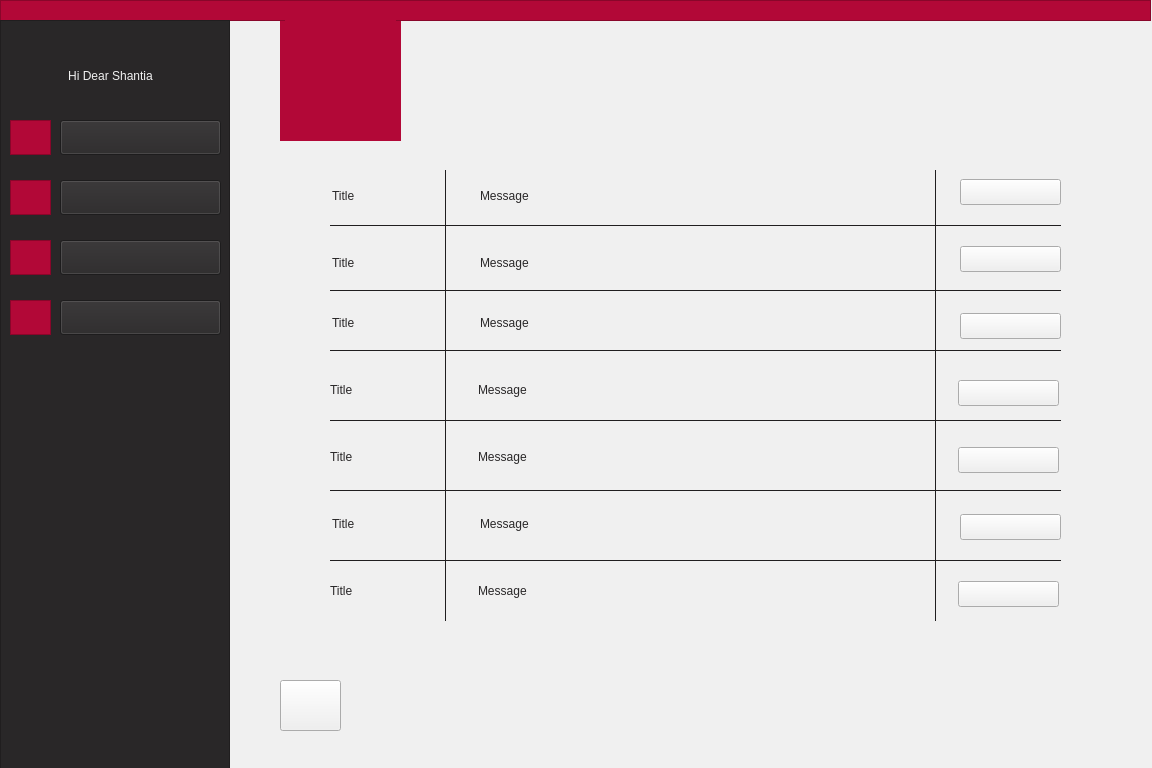
<?xml version="1.0" encoding="UTF-8"?>
<ui version="4.0">
 <class>studentMessages</class>
 <widget class="QWidget" name="studentMessages">
  <property name="geometry">
   <rect>
    <x>0</x>
    <y>0</y>
    <width>1152</width>
    <height>768</height>
   </rect>
  </property>
  <property name="minimumSize">
   <size>
    <width>1152</width>
    <height>768</height>
   </size>
  </property>
  <property name="windowTitle">
   <string>Form</string>
  </property>
  <property name="styleSheet">
   <string notr="true">background-color: rgb(240, 240, 240);</string>
  </property>
  <widget class="QLabel" name="label_14">
   <property name="geometry">
    <rect>
     <x>280</x>
     <y>680</y>
     <width>41</width>
     <height>46</height>
    </rect>
   </property>
   <property name="styleSheet">
    <string>font: 9pt &quot;Montserrat&quot;;
color: rgb(178, 8, 55);</string>
   </property>
   <property name="text">
    <string/>
   </property>
   <property name="pixmap">
    <pixmap resource="arrowIcon.qrc">:/new/prefix1/icons8-left-arrow-50.png</pixmap>
   </property>
   <property name="scaledContents">
    <bool>true</bool>
   </property>
  </widget>
  <widget class="QLabel" name="label">
   <property name="geometry">
    <rect>
     <x>280</x>
     <y>20</y>
     <width>121</width>
     <height>121</height>
    </rect>
   </property>
   <property name="styleSheet">
    <string notr="true">background-color: rgb(178, 8, 55);
border-color: rgb(178, 8, 55);
</string>
   </property>
   <property name="text">
    <string/>
   </property>
   <property name="pixmap">
    <pixmap>:/AjaxLogo/filename.jpg</pixmap>
   </property>
   <property name="scaledContents">
    <bool>true</bool>
   </property>
   <property name="alignment">
    <set>Qt::AlignCenter</set>
   </property>
  </widget>
  <widget class="QLabel" name="msg5">
   <property name="geometry">
    <rect>
     <x>478</x>
     <y>447</y>
     <width>421</width>
     <height>20</height>
    </rect>
   </property>
   <property name="styleSheet">
    <string notr="true">font: 9pt &quot;Montserrat&quot;;
color: rgb(41, 39, 40);</string>
   </property>
   <property name="text">
    <string>Message </string>
   </property>
  </widget>
  <widget class="QLabel" name="label_13">
   <property name="geometry">
    <rect>
     <x>960</x>
     <y>250</y>
     <width>101</width>
     <height>20</height>
    </rect>
   </property>
   <property name="styleSheet">
    <string notr="true">font: 9pt &quot;Montserrat&quot;;
color: rgb(178, 8, 55);</string>
   </property>
   <property name="text">
    <string>Watch More</string>
   </property>
  </widget>
  <widget class="QLabel" name="msg3">
   <property name="geometry">
    <rect>
     <x>480</x>
     <y>313</y>
     <width>421</width>
     <height>20</height>
    </rect>
   </property>
   <property name="styleSheet">
    <string notr="true">font: 9pt &quot;Montserrat&quot;;
color: rgb(41, 39, 40);</string>
   </property>
   <property name="text">
    <string>Message </string>
   </property>
  </widget>
  <widget class="QLabel" name="label_16">
   <property name="geometry">
    <rect>
     <x>960</x>
     <y>384</y>
     <width>101</width>
     <height>20</height>
    </rect>
   </property>
   <property name="styleSheet">
    <string notr="true">font: 9pt &quot;Montserrat&quot;;
color: rgb(178, 8, 55);</string>
   </property>
   <property name="text">
    <string>Watch More</string>
   </property>
  </widget>
  <widget class="QFrame" name="frame_9">
   <property name="geometry">
    <rect>
     <x>330</x>
     <y>350</y>
     <width>731</width>
     <height>1</height>
    </rect>
   </property>
   <property name="styleSheet">
    <string notr="true">background-color: rgb(41, 39, 40);
border-color: rgb(41, 39, 40);</string>
   </property>
   <property name="frameShape">
    <enum>QFrame::StyledPanel</enum>
   </property>
   <property name="frameShadow">
    <enum>QFrame::Raised</enum>
   </property>
  </widget>
  <widget class="QPushButton" name="msgbtn3">
   <property name="geometry">
    <rect>
     <x>960</x>
     <y>313</y>
     <width>101</width>
     <height>26</height>
    </rect>
   </property>
   <property name="text">
    <string/>
   </property>
  </widget>
  <widget class="QPushButton" name="msgbtn5">
   <property name="geometry">
    <rect>
     <x>958</x>
     <y>447</y>
     <width>101</width>
     <height>26</height>
    </rect>
   </property>
   <property name="text">
    <string/>
   </property>
  </widget>
  <widget class="QPushButton" name="backToMenu">
   <property name="geometry">
    <rect>
     <x>280</x>
     <y>680</y>
     <width>61</width>
     <height>51</height>
    </rect>
   </property>
   <property name="text">
    <string/>
   </property>
  </widget>
  <widget class="QLabel" name="label_19">
   <property name="geometry">
    <rect>
     <x>960</x>
     <y>585</y>
     <width>101</width>
     <height>20</height>
    </rect>
   </property>
   <property name="styleSheet">
    <string notr="true">font: 9pt &quot;Montserrat&quot;;
color: rgb(178, 8, 55);</string>
   </property>
   <property name="text">
    <string>Watch More</string>
   </property>
  </widget>
  <widget class="QLabel" name="label_15">
   <property name="geometry">
    <rect>
     <x>960</x>
     <y>317</y>
     <width>101</width>
     <height>20</height>
    </rect>
   </property>
   <property name="styleSheet">
    <string notr="true">font: 9pt &quot;Montserrat&quot;;
color: rgb(178, 8, 55);</string>
   </property>
   <property name="text">
    <string>Watch More</string>
   </property>
  </widget>
  <widget class="QFrame" name="frame_10">
   <property name="geometry">
    <rect>
     <x>330</x>
     <y>420</y>
     <width>731</width>
     <height>1</height>
    </rect>
   </property>
   <property name="styleSheet">
    <string notr="true">background-color: rgb(41, 39, 40);
border-color: rgb(41, 39, 40);</string>
   </property>
   <property name="frameShape">
    <enum>QFrame::StyledPanel</enum>
   </property>
   <property name="frameShadow">
    <enum>QFrame::Raised</enum>
   </property>
  </widget>
  <widget class="QPushButton" name="msgbtn6">
   <property name="geometry">
    <rect>
     <x>960</x>
     <y>514</y>
     <width>101</width>
     <height>26</height>
    </rect>
   </property>
   <property name="text">
    <string/>
   </property>
  </widget>
  <widget class="QLabel" name="label_17">
   <property name="geometry">
    <rect>
     <x>960</x>
     <y>451</y>
     <width>101</width>
     <height>20</height>
    </rect>
   </property>
   <property name="styleSheet">
    <string notr="true">font: 9pt &quot;Montserrat&quot;;
color: rgb(178, 8, 55);</string>
   </property>
   <property name="text">
    <string>Watch More</string>
   </property>
  </widget>
  <widget class="QLabel" name="label_18">
   <property name="geometry">
    <rect>
     <x>960</x>
     <y>518</y>
     <width>101</width>
     <height>20</height>
    </rect>
   </property>
   <property name="styleSheet">
    <string notr="true">font: 9pt &quot;Montserrat&quot;;
color: rgb(178, 8, 55);</string>
   </property>
   <property name="text">
    <string>Watch More</string>
   </property>
  </widget>
  <widget class="QFrame" name="frame_4">
   <property name="geometry">
    <rect>
     <x>330</x>
     <y>225</y>
     <width>731</width>
     <height>1</height>
    </rect>
   </property>
   <property name="styleSheet">
    <string notr="true">background-color: rgb(41, 39, 40);
border-color: rgb(41, 39, 40);</string>
   </property>
   <property name="frameShape">
    <enum>QFrame::StyledPanel</enum>
   </property>
   <property name="frameShadow">
    <enum>QFrame::Raised</enum>
   </property>
  </widget>
  <widget class="QFrame" name="frame_14">
   <property name="geometry">
    <rect>
     <x>445</x>
     <y>170</y>
     <width>1</width>
     <height>451</height>
    </rect>
   </property>
   <property name="styleSheet">
    <string notr="true">background-color: rgb(41, 39, 40);
border-color: rgb(41, 39, 40);</string>
   </property>
   <property name="frameShape">
    <enum>QFrame::StyledPanel</enum>
   </property>
   <property name="frameShadow">
    <enum>QFrame::Raised</enum>
   </property>
  </widget>
  <widget class="QLabel" name="label_9">
   <property name="geometry">
    <rect>
     <x>285</x>
     <y>20</y>
     <width>111</width>
     <height>111</height>
    </rect>
   </property>
   <property name="styleSheet">
    <string notr="true">background-color: rgb(178, 8, 55);</string>
   </property>
   <property name="text">
    <string/>
   </property>
   <property name="pixmap">
    <pixmap resource="pictures.qrc">:/logo/filename.jpg</pixmap>
   </property>
   <property name="scaledContents">
    <bool>true</bool>
   </property>
  </widget>
  <widget class="QPushButton" name="msgbtn7">
   <property name="geometry">
    <rect>
     <x>958</x>
     <y>581</y>
     <width>101</width>
     <height>26</height>
    </rect>
   </property>
   <property name="text">
    <string/>
   </property>
  </widget>
  <widget class="QLabel" name="msgtitle4">
   <property name="geometry">
    <rect>
     <x>330</x>
     <y>380</y>
     <width>81</width>
     <height>20</height>
    </rect>
   </property>
   <property name="styleSheet">
    <string notr="true">font: 9pt &quot;Montserrat&quot;;
color: rgb(41, 39, 40);</string>
   </property>
   <property name="text">
    <string>Title</string>
   </property>
  </widget>
  <widget class="QLabel" name="msg2">
   <property name="geometry">
    <rect>
     <x>480</x>
     <y>253</y>
     <width>421</width>
     <height>20</height>
    </rect>
   </property>
   <property name="styleSheet">
    <string notr="true">font: 9pt &quot;Montserrat&quot;;
color: rgb(41, 39, 40);</string>
   </property>
   <property name="text">
    <string>Message </string>
   </property>
  </widget>
  <widget class="QFrame" name="frame_13">
   <property name="geometry">
    <rect>
     <x>935</x>
     <y>170</y>
     <width>1</width>
     <height>451</height>
    </rect>
   </property>
   <property name="styleSheet">
    <string notr="true">background-color: rgb(41, 39, 40);
border-color: rgb(41, 39, 40);</string>
   </property>
   <property name="frameShape">
    <enum>QFrame::StyledPanel</enum>
   </property>
   <property name="frameShadow">
    <enum>QFrame::Raised</enum>
   </property>
  </widget>
  <widget class="QLabel" name="msg7">
   <property name="geometry">
    <rect>
     <x>478</x>
     <y>581</y>
     <width>421</width>
     <height>20</height>
    </rect>
   </property>
   <property name="styleSheet">
    <string notr="true">font: 9pt &quot;Montserrat&quot;;
color: rgb(41, 39, 40);</string>
   </property>
   <property name="text">
    <string>Message </string>
   </property>
  </widget>
  <widget class="QLabel" name="label_12">
   <property name="geometry">
    <rect>
     <x>960</x>
     <y>183</y>
     <width>101</width>
     <height>20</height>
    </rect>
   </property>
   <property name="styleSheet">
    <string notr="true">font: 9pt &quot;Montserrat&quot;;
color: rgb(178, 8, 55);</string>
   </property>
   <property name="text">
    <string>Watch More</string>
   </property>
  </widget>
  <widget class="QPushButton" name="msgbtn1">
   <property name="geometry">
    <rect>
     <x>960</x>
     <y>179</y>
     <width>101</width>
     <height>26</height>
    </rect>
   </property>
   <property name="text">
    <string/>
   </property>
  </widget>
  <widget class="QFrame" name="frame_12">
   <property name="geometry">
    <rect>
     <x>330</x>
     <y>560</y>
     <width>731</width>
     <height>1</height>
    </rect>
   </property>
   <property name="styleSheet">
    <string notr="true">background-color: rgb(41, 39, 40);
border-color: rgb(41, 39, 40);</string>
   </property>
   <property name="frameShape">
    <enum>QFrame::StyledPanel</enum>
   </property>
   <property name="frameShadow">
    <enum>QFrame::Raised</enum>
   </property>
  </widget>
  <widget class="QLabel" name="msg1">
   <property name="geometry">
    <rect>
     <x>480</x>
     <y>186</y>
     <width>421</width>
     <height>20</height>
    </rect>
   </property>
   <property name="styleSheet">
    <string notr="true">font: 9pt &quot;Montserrat&quot;;
color: rgb(41, 39, 40);</string>
   </property>
   <property name="text">
    <string>Message </string>
   </property>
  </widget>
  <widget class="QPushButton" name="msgbtn2">
   <property name="geometry">
    <rect>
     <x>960</x>
     <y>246</y>
     <width>101</width>
     <height>26</height>
    </rect>
   </property>
   <property name="text">
    <string/>
   </property>
  </widget>
  <widget class="QLabel" name="msgtitle7">
   <property name="geometry">
    <rect>
     <x>330</x>
     <y>581</y>
     <width>81</width>
     <height>20</height>
    </rect>
   </property>
   <property name="styleSheet">
    <string notr="true">font: 9pt &quot;Montserrat&quot;;
color: rgb(41, 39, 40);</string>
   </property>
   <property name="text">
    <string>Title</string>
   </property>
  </widget>
  <widget class="QLabel" name="msg6">
   <property name="geometry">
    <rect>
     <x>480</x>
     <y>514</y>
     <width>421</width>
     <height>20</height>
    </rect>
   </property>
   <property name="styleSheet">
    <string notr="true">font: 9pt &quot;Montserrat&quot;;
color: rgb(41, 39, 40);</string>
   </property>
   <property name="text">
    <string>Message </string>
   </property>
  </widget>
  <widget class="QLabel" name="msgtitle2">
   <property name="geometry">
    <rect>
     <x>332</x>
     <y>253</y>
     <width>81</width>
     <height>20</height>
    </rect>
   </property>
   <property name="styleSheet">
    <string notr="true">font: 9pt &quot;Montserrat&quot;;
color: rgb(41, 39, 40);</string>
   </property>
   <property name="text">
    <string>Title</string>
   </property>
  </widget>
  <widget class="QPushButton" name="msgbtn4">
   <property name="geometry">
    <rect>
     <x>958</x>
     <y>380</y>
     <width>101</width>
     <height>26</height>
    </rect>
   </property>
   <property name="text">
    <string/>
   </property>
  </widget>
  <widget class="QFrame" name="frame_8">
   <property name="geometry">
    <rect>
     <x>330</x>
     <y>290</y>
     <width>731</width>
     <height>1</height>
    </rect>
   </property>
   <property name="styleSheet">
    <string notr="true">background-color: rgb(41, 39, 40);
border-color: rgb(41, 39, 40);</string>
   </property>
   <property name="frameShape">
    <enum>QFrame::StyledPanel</enum>
   </property>
   <property name="frameShadow">
    <enum>QFrame::Raised</enum>
   </property>
  </widget>
  <widget class="QFrame" name="frame_11">
   <property name="geometry">
    <rect>
     <x>330</x>
     <y>490</y>
     <width>731</width>
     <height>1</height>
    </rect>
   </property>
   <property name="styleSheet">
    <string notr="true">background-color: rgb(41, 39, 40);
border-color: rgb(41, 39, 40);</string>
   </property>
   <property name="frameShape">
    <enum>QFrame::StyledPanel</enum>
   </property>
   <property name="frameShadow">
    <enum>QFrame::Raised</enum>
   </property>
  </widget>
  <widget class="QLabel" name="msgtitle6">
   <property name="geometry">
    <rect>
     <x>332</x>
     <y>514</y>
     <width>81</width>
     <height>20</height>
    </rect>
   </property>
   <property name="styleSheet">
    <string notr="true">font: 9pt &quot;Montserrat&quot;;
color: rgb(41, 39, 40);</string>
   </property>
   <property name="text">
    <string>Title</string>
   </property>
  </widget>
  <widget class="QFrame" name="frame">
   <property name="geometry">
    <rect>
     <x>0</x>
     <y>0</y>
     <width>1151</width>
     <height>21</height>
    </rect>
   </property>
   <property name="styleSheet">
    <string notr="true">background-color: rgb(178, 8, 55);
border-color: rgb(178, 8, 55);</string>
   </property>
   <property name="frameShape">
    <enum>QFrame::StyledPanel</enum>
   </property>
   <property name="frameShadow">
    <enum>QFrame::Raised</enum>
   </property>
  </widget>
  <widget class="QLabel" name="msg4">
   <property name="geometry">
    <rect>
     <x>478</x>
     <y>380</y>
     <width>421</width>
     <height>20</height>
    </rect>
   </property>
   <property name="styleSheet">
    <string notr="true">font: 9pt &quot;Montserrat&quot;;
color: rgb(41, 39, 40);</string>
   </property>
   <property name="text">
    <string>Message </string>
   </property>
  </widget>
  <widget class="QLabel" name="msgtitle1">
   <property name="geometry">
    <rect>
     <x>332</x>
     <y>186</y>
     <width>81</width>
     <height>20</height>
    </rect>
   </property>
   <property name="styleSheet">
    <string notr="true">font: 9pt &quot;Montserrat&quot;;
color: rgb(41, 39, 40);</string>
   </property>
   <property name="text">
    <string>Title</string>
   </property>
  </widget>
  <widget class="QLabel" name="msgtitle3">
   <property name="geometry">
    <rect>
     <x>332</x>
     <y>313</y>
     <width>81</width>
     <height>20</height>
    </rect>
   </property>
   <property name="styleSheet">
    <string notr="true">font: 9pt &quot;Montserrat&quot;;
color: rgb(41, 39, 40);</string>
   </property>
   <property name="text">
    <string>Title</string>
   </property>
  </widget>
  <widget class="QLabel" name="msgtitle5">
   <property name="geometry">
    <rect>
     <x>330</x>
     <y>447</y>
     <width>81</width>
     <height>20</height>
    </rect>
   </property>
   <property name="styleSheet">
    <string notr="true">font: 9pt &quot;Montserrat&quot;;
color: rgb(41, 39, 40);</string>
   </property>
   <property name="text">
    <string>Title</string>
   </property>
  </widget>
  <widget class="QFrame" name="frame_2">
   <property name="geometry">
    <rect>
     <x>0</x>
     <y>20</y>
     <width>230</width>
     <height>768</height>
    </rect>
   </property>
   <property name="styleSheet">
    <string notr="true">background-color: rgb(41, 39, 40);
border-color: rgb(41, 39, 40);</string>
   </property>
   <property name="frameShape">
    <enum>QFrame::StyledPanel</enum>
   </property>
   <property name="frameShadow">
    <enum>QFrame::Raised</enum>
   </property>
   <widget class="QPushButton" name="pushButton">
    <property name="geometry">
     <rect>
      <x>60</x>
      <y>100</y>
      <width>161</width>
      <height>35</height>
     </rect>
    </property>
    <property name="styleSheet">
     <string notr="true">font: 11pt &quot;Montserrat&quot;;
</string>
    </property>
    <property name="text">
     <string/>
    </property>
   </widget>
   <widget class="QPushButton" name="pushButton_2">
    <property name="geometry">
     <rect>
      <x>60</x>
      <y>160</y>
      <width>161</width>
      <height>35</height>
     </rect>
    </property>
    <property name="styleSheet">
     <string notr="true">font: 11pt &quot;Montserrat&quot;;
</string>
    </property>
    <property name="text">
     <string/>
    </property>
   </widget>
   <widget class="QPushButton" name="pushButton_3">
    <property name="geometry">
     <rect>
      <x>60</x>
      <y>220</y>
      <width>161</width>
      <height>35</height>
     </rect>
    </property>
    <property name="styleSheet">
     <string notr="true">font: 11pt &quot;Montserrat&quot;;
</string>
    </property>
    <property name="text">
     <string/>
    </property>
   </widget>
   <widget class="QPushButton" name="pushButton_4">
    <property name="geometry">
     <rect>
      <x>60</x>
      <y>280</y>
      <width>161</width>
      <height>35</height>
     </rect>
    </property>
    <property name="styleSheet">
     <string notr="true">font: 11pt &quot;Montserrat&quot;;
</string>
    </property>
    <property name="text">
     <string/>
    </property>
   </widget>
   <widget class="QFrame" name="frame_3">
    <property name="geometry">
     <rect>
      <x>10</x>
      <y>100</y>
      <width>41</width>
      <height>35</height>
     </rect>
    </property>
    <property name="styleSheet">
     <string notr="true">background-color: rgb(178, 8, 55);
border-color: rgb(178, 8, 55);</string>
    </property>
    <property name="frameShape">
     <enum>QFrame::StyledPanel</enum>
    </property>
    <property name="frameShadow">
     <enum>QFrame::Raised</enum>
    </property>
    <widget class="QLabel" name="label_21">
     <property name="geometry">
      <rect>
       <x>5</x>
       <y>2</y>
       <width>31</width>
       <height>31</height>
      </rect>
     </property>
     <property name="styleSheet">
      <string notr="true"/>
     </property>
     <property name="text">
      <string/>
     </property>
     <property name="pixmap">
      <pixmap resource="icon.qrc">:/icon/profile.png</pixmap>
     </property>
     <property name="scaledContents">
      <bool>true</bool>
     </property>
    </widget>
   </widget>
   <widget class="QFrame" name="frame_5">
    <property name="geometry">
     <rect>
      <x>10</x>
      <y>160</y>
      <width>41</width>
      <height>35</height>
     </rect>
    </property>
    <property name="cursor">
     <cursorShape>ArrowCursor</cursorShape>
    </property>
    <property name="styleSheet">
     <string notr="true">background-color: rgb(178, 8, 55);
border-color: rgb(178, 8, 55);</string>
    </property>
    <property name="frameShape">
     <enum>QFrame::StyledPanel</enum>
    </property>
    <property name="frameShadow">
     <enum>QFrame::Raised</enum>
    </property>
    <widget class="QLabel" name="label_20">
     <property name="geometry">
      <rect>
       <x>5</x>
       <y>2</y>
       <width>31</width>
       <height>31</height>
      </rect>
     </property>
     <property name="text">
      <string/>
     </property>
     <property name="pixmap">
      <pixmap resource="icon.qrc">:/icon/message.png</pixmap>
     </property>
     <property name="scaledContents">
      <bool>true</bool>
     </property>
    </widget>
   </widget>
   <widget class="QFrame" name="frame_6">
    <property name="geometry">
     <rect>
      <x>10</x>
      <y>220</y>
      <width>41</width>
      <height>35</height>
     </rect>
    </property>
    <property name="styleSheet">
     <string notr="true">background-color: rgb(178, 8, 55);
border-color: rgb(178, 8, 55);</string>
    </property>
    <property name="frameShape">
     <enum>QFrame::StyledPanel</enum>
    </property>
    <property name="frameShadow">
     <enum>QFrame::Raised</enum>
    </property>
    <widget class="QLabel" name="label_11">
     <property name="geometry">
      <rect>
       <x>5</x>
       <y>2</y>
       <width>31</width>
       <height>31</height>
      </rect>
     </property>
     <property name="text">
      <string/>
     </property>
     <property name="pixmap">
      <pixmap resource="icon.qrc">:/icon/schedule.png</pixmap>
     </property>
     <property name="scaledContents">
      <bool>true</bool>
     </property>
    </widget>
   </widget>
   <widget class="QFrame" name="frame_7">
    <property name="geometry">
     <rect>
      <x>10</x>
      <y>280</y>
      <width>41</width>
      <height>35</height>
     </rect>
    </property>
    <property name="styleSheet">
     <string notr="true">background-color: rgb(178, 8, 55);
border-color: rgb(178, 8, 55);</string>
    </property>
    <property name="frameShape">
     <enum>QFrame::StyledPanel</enum>
    </property>
    <property name="frameShadow">
     <enum>QFrame::Raised</enum>
    </property>
    <widget class="QLabel" name="label_7">
     <property name="geometry">
      <rect>
       <x>5</x>
       <y>2</y>
       <width>31</width>
       <height>31</height>
      </rect>
     </property>
     <property name="text">
      <string/>
     </property>
     <property name="pixmap">
      <pixmap resource="icon.qrc">:/icon/manage.png</pixmap>
     </property>
     <property name="scaledContents">
      <bool>true</bool>
     </property>
    </widget>
   </widget>
   <widget class="QLabel" name="label_2">
    <property name="geometry">
     <rect>
      <x>20</x>
      <y>40</y>
      <width>181</width>
      <height>31</height>
     </rect>
    </property>
    <property name="styleSheet">
     <string notr="true">font: 11pt &quot;Montserrat&quot;;
color: rgb(240, 240, 240);</string>
    </property>
    <property name="text">
     <string>Hi Dear Shantia</string>
    </property>
    <property name="alignment">
     <set>Qt::AlignCenter</set>
    </property>
   </widget>
   <widget class="QLabel" name="label_3">
    <property name="geometry">
     <rect>
      <x>110</x>
      <y>100</y>
      <width>71</width>
      <height>30</height>
     </rect>
    </property>
    <property name="autoFillBackground">
     <bool>false</bool>
    </property>
    <property name="styleSheet">
     <string notr="true">font: 11pt &quot;Montserrat&quot;;
color: rgb(240, 240, 240);</string>
    </property>
    <property name="lineWidth">
     <number>0</number>
    </property>
    <property name="text">
     <string>Profile</string>
    </property>
    <property name="alignment">
     <set>Qt::AlignCenter</set>
    </property>
   </widget>
   <widget class="QLabel" name="label_4">
    <property name="geometry">
     <rect>
      <x>90</x>
      <y>160</y>
      <width>111</width>
      <height>30</height>
     </rect>
    </property>
    <property name="styleSheet">
     <string notr="true">font: 11pt &quot;Montserrat&quot;;
color: rgb(240, 240, 240);</string>
    </property>
    <property name="text">
     <string>Messages</string>
    </property>
    <property name="alignment">
     <set>Qt::AlignCenter</set>
    </property>
   </widget>
   <widget class="QLabel" name="label_5">
    <property name="geometry">
     <rect>
      <x>60</x>
      <y>220</y>
      <width>161</width>
      <height>30</height>
     </rect>
    </property>
    <property name="styleSheet">
     <string notr="true">font: 11pt &quot;Montserrat&quot;;
color: rgb(240, 240, 240);</string>
    </property>
    <property name="text">
     <string>Weekly Schedule</string>
    </property>
    <property name="alignment">
     <set>Qt::AlignCenter</set>
    </property>
   </widget>
   <widget class="QLabel" name="label_6">
    <property name="geometry">
     <rect>
      <x>60</x>
      <y>280</y>
      <width>161</width>
      <height>30</height>
     </rect>
    </property>
    <property name="styleSheet">
     <string notr="true">font: 11pt &quot;Montserrat&quot;;
color: rgb(240, 240, 240);</string>
    </property>
    <property name="text">
     <string>Term Managment</string>
    </property>
    <property name="alignment">
     <set>Qt::AlignCenter</set>
    </property>
   </widget>
   <zorder>frame_5</zorder>
   <zorder>frame_6</zorder>
   <zorder>frame_7</zorder>
   <zorder>label_2</zorder>
   <zorder>label_3</zorder>
   <zorder>label_4</zorder>
   <zorder>label_5</zorder>
   <zorder>label_6</zorder>
   <zorder>frame_3</zorder>
   <zorder>pushButton</zorder>
   <zorder>pushButton_2</zorder>
   <zorder>pushButton_3</zorder>
   <zorder>pushButton_4</zorder>
  </widget>
  <zorder>label_14</zorder>
  <zorder>label</zorder>
  <zorder>msg5</zorder>
  <zorder>label_13</zorder>
  <zorder>msg3</zorder>
  <zorder>label_16</zorder>
  <zorder>frame_9</zorder>
  <zorder>backToMenu</zorder>
  <zorder>label_19</zorder>
  <zorder>label_15</zorder>
  <zorder>frame_10</zorder>
  <zorder>label_17</zorder>
  <zorder>label_18</zorder>
  <zorder>frame_4</zorder>
  <zorder>frame_14</zorder>
  <zorder>msgbtn7</zorder>
  <zorder>msgtitle4</zorder>
  <zorder>msg2</zorder>
  <zorder>frame_13</zorder>
  <zorder>msg7</zorder>
  <zorder>label_12</zorder>
  <zorder>msgbtn1</zorder>
  <zorder>frame_12</zorder>
  <zorder>msg1</zorder>
  <zorder>msgbtn2</zorder>
  <zorder>msgtitle7</zorder>
  <zorder>msg6</zorder>
  <zorder>msgtitle2</zorder>
  <zorder>msgbtn4</zorder>
  <zorder>frame_8</zorder>
  <zorder>frame_11</zorder>
  <zorder>msgtitle6</zorder>
  <zorder>frame</zorder>
  <zorder>msg4</zorder>
  <zorder>msgtitle1</zorder>
  <zorder>msgtitle3</zorder>
  <zorder>msgtitle5</zorder>
  <zorder>frame_2</zorder>
  <zorder>label_9</zorder>
  <zorder>msgbtn6</zorder>
  <zorder>msgbtn5</zorder>
  <zorder>msgbtn3</zorder>
 </widget>
 <resources>
  <include location="icon.qrc"/>
  <include location="pictures.qrc"/>
  <include location="arrowIcon.qrc"/>
 </resources>
 <connections/>
</ui>
